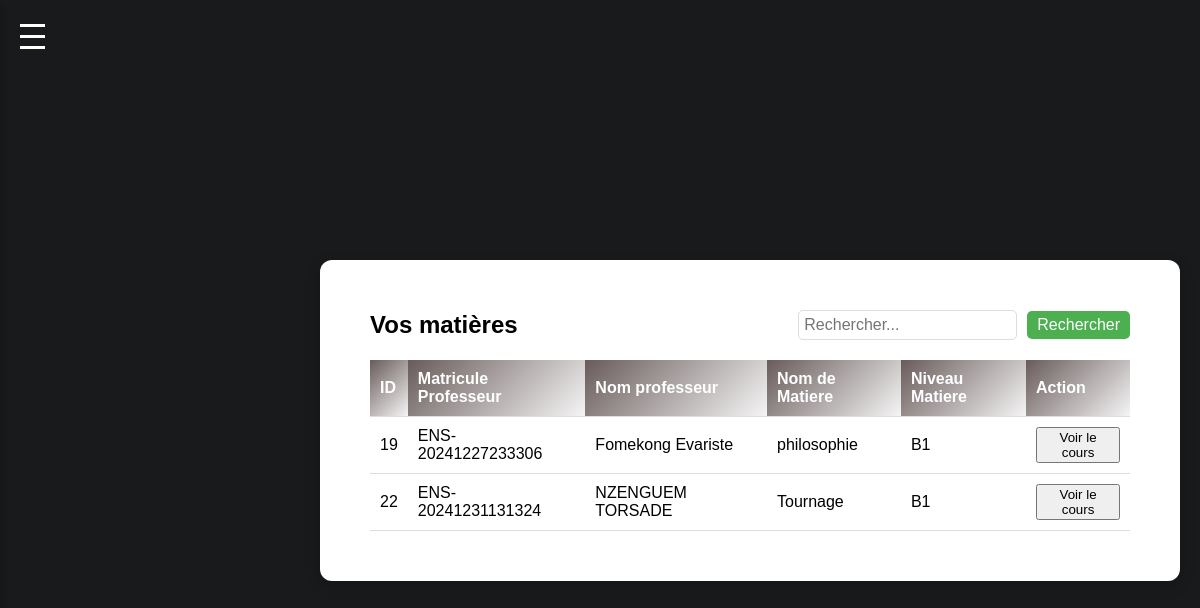
The page /MatiereEtu.php?niveau=B1 on the database its author committed.
### tables this page shows
CREATE TABLE IF NOT EXISTS `matieres` (
  `id` int NOT NULL AUTO_INCREMENT,
  `matricule_prof` varchar(50) NOT NULL,
  `nom_prof` varchar(100) NOT NULL,
  `nom_matiere` varchar(100) NOT NULL,
  `niveau_matiere` varchar(100) NOT NULL,
  PRIMARY KEY (`id`)
);

### Class/Matiere.php (called while the page is built, shortened)
<?php
class Matiere
{
    private $conn;
    private $table = "matieres";
    public function __construct($db)
    {
        $this->conn = $db;
    }
    public function getAllMatiereParEtu($niveau)
    {
        $query = "SELECT * FROM " . $this->table . " WHERE niveau_matiere = ?";
        $stmt = $this->conn->prepare($query);
        $stmt->bind_param("s", $niveau);
        $stmt->execute();
        $result = $stmt->get_result();
        if ($result->num_rows > 0) {
            return $result->fetch_all(MYSQLI_ASSOC);
        }
        return [];
    }
}

### MatiereEtu.php (the view, shortened to what this page needs)
<?php
require_once 'Class/Matiere.php';
$database = new Database();
$db = $database->getConnection();
$matiere = new Matiere($db);
$niveau = strval($_GET['niveau']);
$search = isset($_GET['search']) ? trim($_GET['search']) : '';
$matieres = $matiere->getAllMatiereParEtu($niveau);
?>
<!DOCTYPE html>
<html lang="en">
<head>
</head>
<body>
    <div class="hamburger-menu" onclick="toggleSidebar()">
        <div class="bar"></div>
        <div class="bar"></div>
        <div class="bar"></div>
    </div>
    <div class="content">
        <div class="header">
            <h2>Vos matières</h2>
            <form method="GET" action="gestionVer.php">
                <input name="search" type="text" placeholder="Rechercher..." value="<?= htmlspecialchars($search); ?>">
                <button type="submit">Rechercher</button>
            </form>
        </div>
        <div class="table-container">
            <table>
                <thead>
                    <tr>
                        <th>ID</th>
                        <th>Matricule Professeur</th>
                        <th>Nom professeur</th>
                        <th>Nom de Matiere</th>
                        <th>Niveau Matiere</th>
                        <th>Action</th>
                    </tr>
                </thead>
                <tbody>
                    <?php if (!empty($matieres)): ?>
                        <?php foreach ($matieres as $matiere): ?>
                            <tr>
                                <td><?= htmlspecialchars($matiere['id']); ?></td>
                                <td><?= htmlspecialchars($matiere['matricule_prof']); ?></td>
                                <td><?= htmlspecialchars($matiere['nom_prof']); ?></td>
                                <td><?= str_replace('_',' ',htmlspecialchars($matiere['nom_matiere'])); ?></td>
                                <td><?= htmlspecialchars($matiere['niveau_matiere']); ?></td>
                                <td class="actions">
                                    <button class="details" onclick="location.href='#?niveau=<?= $matiere['niveau_matiere']; ?>&&matiere=<?= $matiere['nom_matiere']; ?>'">
                                        Voir le cours
                                    </button>
                                </td>
                            </tr>
                        <?php endforeach; ?>
                    <?php else: ?>
                        <tr>
                            <td colspan="6">Aucune matière trouvée.</td>
                        </tr>
                    <?php endif; ?>
                </tbody>
            </table>
        </div>
    </div>
</body>
</html>

### MatiereEtu.php (style rules this page uses)
body { font-family: 'Arial', sans-serif; background-color: #191a1c; margin: 0; padding: 20px; display: flex; justify-content: center; align-items: center; min-height: 100vh; }
.hamburger-menu { display: flex; flex-direction: column; cursor: pointer; position: fixed; top: 20px; left: 20px; z-index: 1001; }
.hamburger-menu .bar { height: 3px; width: 25px; background-color: white; margin: 4px 0; transition: 0.4s; }
.content { max-width: 900px; background: #ffffff; padding: 50px; border-radius: 12px; box-shadow: 0px 5px 15px rgba(0, 0, 0, 0.2); text-align: center; margin-left: 300px; color: #000; }
.header { display: flex; justify-content: space-between; align-items: center; }
.header h2 { margin: 0; font-size: 1.5em; color: #000; }
form { display: flex; justify-content: center; align-items: center; }
input[type="text"] { padding: 5px; font-size: 16px; border-radius: 5px; border: 1px solid #ddd; }
button[type="submit"] { padding: 5px 10px; font-size: 16px; border: none; border-radius: 5px; background-color: #4caf50; color: white; cursor: pointer; margin-left: 10px; }
table { width: 100%; margin-top: 20px; border-collapse: collapse; }
th, td { padding: 10px; border-bottom: 1px solid #ddd; text-align: left; }
th { background: linear-gradient(135deg, #695b5b, #f5f5f5); color: white; }

### rows shown on the page
matieres: id "19", matricule_prof "ENS-20241227233306", nom_prof "Fomekong Evariste", nom_matiere "philosophie", niveau_matiere "B1"
matieres: id "22", matricule_prof "ENS-20241231131324", nom_prof "NZENGUEM TORSADE", nom_matiere "Tournage", niveau_matiere "B1"
